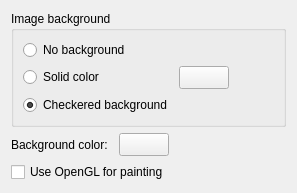
<?xml version="1.0" encoding="UTF-8"?>
<ui version="4.0">
 <class>PreferencesWidget</class>
 <widget class="QWidget" name="PreferencesWidget">
  <property name="geometry">
   <rect>
    <x>0</x>
    <y>0</y>
    <width>300</width>
    <height>199</height>
   </rect>
  </property>
  <property name="windowTitle">
   <string>Preferences</string>
  </property>
  <layout class="QGridLayout" name="gridLayout">
   <property name="sizeConstraint">
    <enum>QLayout::SetFixedSize</enum>
   </property>
   <item row="1" column="2">
    <spacer name="horizontalSpacer_2">
     <property name="orientation">
      <enum>Qt::Horizontal</enum>
     </property>
     <property name="sizeHint" stdset="0">
      <size>
       <width>40</width>
       <height>20</height>
      </size>
     </property>
    </spacer>
   </item>
   <item row="1" column="0">
    <widget class="QLabel" name="label">
     <property name="text">
      <string>Background color:</string>
     </property>
    </widget>
   </item>
   <item row="0" column="0" colspan="3">
    <widget class="QGroupBox" name="groupBox">
     <property name="title">
      <string>Image background</string>
     </property>
     <layout class="QGridLayout" name="gridLayout_2">
      <item row="1" column="1">
       <widget class="QColorButton" name="solidColorButton">
        <property name="sizePolicy">
         <sizepolicy hsizetype="Minimum" vsizetype="Fixed">
          <horstretch>0</horstretch>
          <verstretch>0</verstretch>
         </sizepolicy>
        </property>
        <property name="minimumSize">
         <size>
          <width>50</width>
          <height>0</height>
         </size>
        </property>
        <property name="text">
         <string/>
        </property>
       </widget>
      </item>
      <item row="0" column="0" colspan="2">
       <widget class="QRadioButton" name="noBackgroundButton">
        <property name="text">
         <string>No background</string>
        </property>
       </widget>
      </item>
      <item row="1" column="0">
       <widget class="QRadioButton" name="solidColorRadioButton">
        <property name="text">
         <string>Solid color</string>
        </property>
       </widget>
      </item>
      <item row="2" column="0">
       <widget class="QRadioButton" name="checkedredBackgroundButton">
        <property name="text">
         <string>Checkered background</string>
        </property>
        <property name="checked">
         <bool>true</bool>
        </property>
       </widget>
      </item>
      <item row="1" column="2">
       <spacer name="horizontalSpacer">
        <property name="orientation">
         <enum>Qt::Horizontal</enum>
        </property>
        <property name="sizeHint" stdset="0">
         <size>
          <width>40</width>
          <height>20</height>
         </size>
        </property>
       </spacer>
      </item>
     </layout>
    </widget>
   </item>
   <item row="1" column="1">
    <widget class="QColorButton" name="backgroundButton">
     <property name="minimumSize">
      <size>
       <width>50</width>
       <height>0</height>
      </size>
     </property>
     <property name="text">
      <string/>
     </property>
    </widget>
   </item>
   <item row="2" column="0" colspan="2">
    <widget class="QCheckBox" name="useOpenGL">
     <property name="text">
      <string>Use OpenGL for painting</string>
     </property>
    </widget>
   </item>
  </layout>
 </widget>
 <customwidgets>
  <customwidget>
   <class>QColorButton</class>
   <extends>QToolButton</extends>
   <header>qcolorbutton.h</header>
  </customwidget>
 </customwidgets>
 <resources/>
 <connections/>
</ui>
